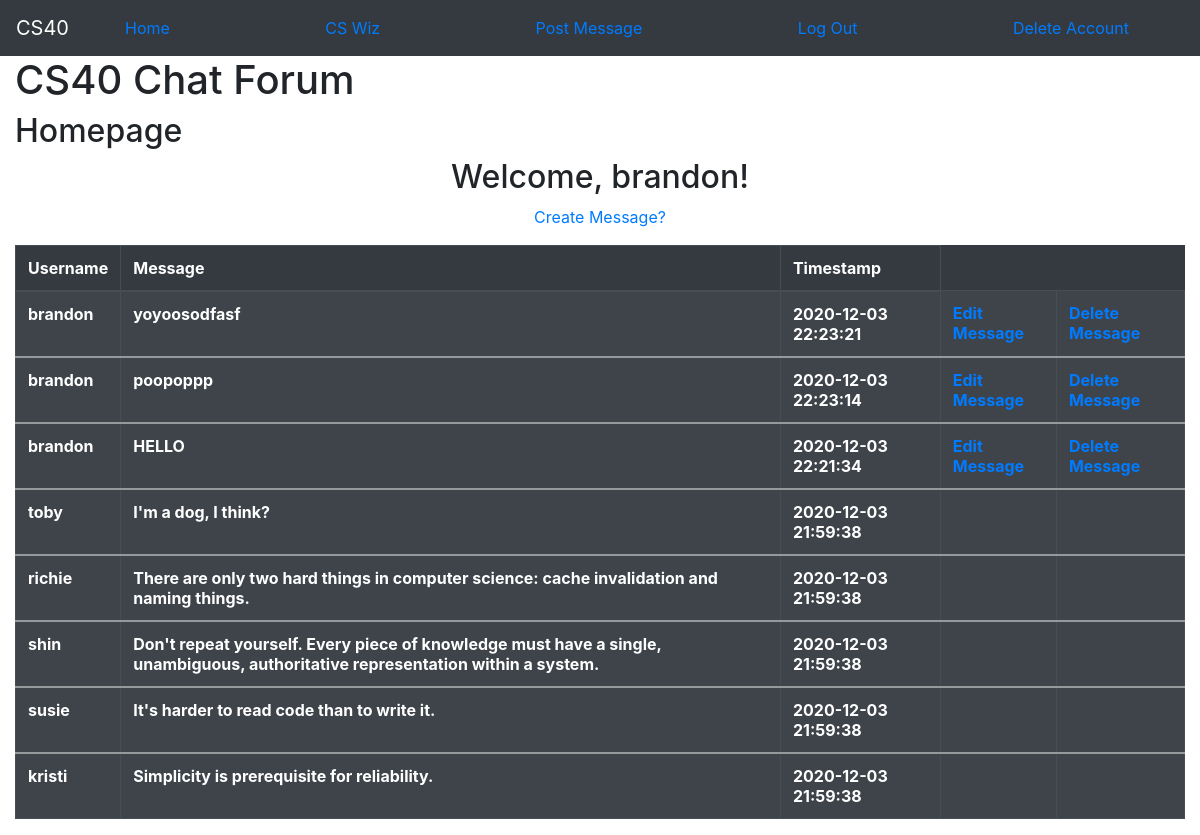
The page / (signed in) on the database its author committed.
### tables this page shows
CREATE TABLE users (
    id INTEGER PRIMARY KEY,
    username TEXT NOT NULL UNIQUE,
    password TEXT NOT NULL,
    age INTEGER
);

CREATE TABLE messages (
    id integer primary key,
    sender_id integer not null,
    message text not null,
    created_at timestamp not null default current_timestamp
    );

### twitter.py (the view)
@app.route('/')
def root():
    con = sqlite3.connect('twitter_database.db')
    cur = con.cursor()
    sql = """
        SELECT sender_id, message, created_at, id FROM messages;
    """
    cur.execute(sql)
    results = cur.fetchall()
    messages = []
    for result in results:
        sql = """
            SELECT username FROM users WHERE id=?
        """
        cur.execute(sql, (result[0],))
        username_rows = cur.fetchall()
        for username_row in username_rows:
            username = username_row[0]
        messages.insert(0, {
            'text': result[1],
            'username': username,
            'created_at': result[2],
            'id': result[3]
        })
    if logged_in:
        return render_template(
            'root.html',
            username=request.cookies.get('username'),
            messages=messages
        )
    else:
        return render_template(
            'root.html',
            messages=messages,
        )

### templates/root.html
{% extends 'base.html' %}
{% block title %}
        <h2>Homepage</h2>
{% endblock %}
{% block content %}
        {% if username %}
        <div class="container-fluid d-flex justify-content-center">
            <h2>Welcome, {{username}}!</h2>
        </div>
        <div class="container-fluid d-flex justify-content-center">
            <p><a href='/create_message'>Create Message?</a></p>
        </div>
        {% endif %}
        <table class="table table-dark table-striped table-bordered table-hover">
            <thead>
                <tr>
                    <th scope="col">Username</th>
                    <th scope="col">Message</th>
                    <th scope="col">Timestamp</th>
                </tr>
            </thead>
            {% for message in messages %}
            <tbody>
                <tr>
                    <th>{{ message.username }}</th>
                    <th>{{ message.text }}</th>
                    <th>{{ message.created_at }}</th>
                    <th>{% if username==message.username %}<a href="/edit_message/{{message.id}}">Edit Message</a>{% endif %}</th>
                    <th>{% if username==message.username %}<a href="/delete_message/{{message.id}}">Delete Message</a>{% endif %}</th>
                </tr>
            </tbody>
            {% endfor %}
        </table>
{% endblock %}

### rows shown on the page
users: username "brandon", username "brandon" "brandon" "brandon"
messages: text "yoyoosodfasf", created_at "2020-12-03 22:23:21"
messages: text "poopoppp", created_at "2020-12-03 22:23:14"
messages: text "HELLO", created_at "2020-12-03 22:21:34"
users: username "toby"
messages: text "I'm a dog, I think?", created_at "2020-12-03 21:59:38"
users: username "richie"
messages: text "There are only two hard things in computer science: cache invalidation and naming things.", created_at "2020-12-03 21:59:38"
users: username "shin"
messages: text "Don't repeat yourself. Every piece of knowledge must have a single, unambiguous, authoritative representation within a system.", created_at "2020-12-03 21:59:38"
users: username "susie"
messages: text "It's harder to read code than to write it.", created_at "2020-12-03 21:59:38"
users: username "kristi"
messages: text "Simplicity is prerequisite for reliability.", created_at "2020-12-03 21:59:38"
